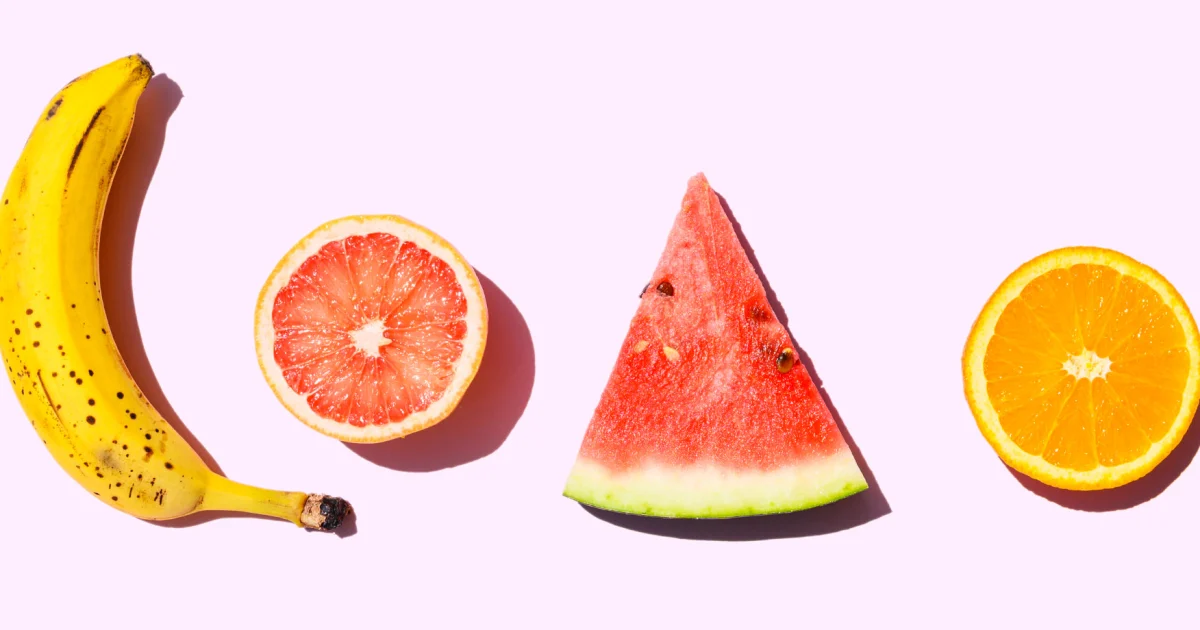
#> input picture Fruit.webp, 1200 x 630 px
$ jupyter execute 'Fruit Object Recognition.ipynb'
#> lines starting #> are read from the running program, lines starting #| are printed output that depends on the picture; after the words box and inside, x2 and y2 are one past the last pixel; in counts of white or black regions, pixels touching at a corner belong together
# Fruit Object Recognition by OpenCV

## Install OpenCV library

## Fruit Object Recognition

[cell 1]
import cv2

img = cv2.imread("Fruit.webp")
#> img is the input picture: shape (630, 1200, 3); mean B, G, R 194.8, 209.7, 246

if img is None:
    print("Image not found!")
    exit()

img = cv2.resize(img, (800, 420))
#> img: shape (420, 800, 3)
hsv = cv2.cvtColor(img, cv2.COLOR_BGR2HSV)
#> hsv: shape (420, 800, 3); mean H, S, V 110.4, 68.7, 246.6

# Fruits = high saturation (remove pink background)
mask = cv2.inRange(hsv, (0, 40, 40), (179, 255, 255))
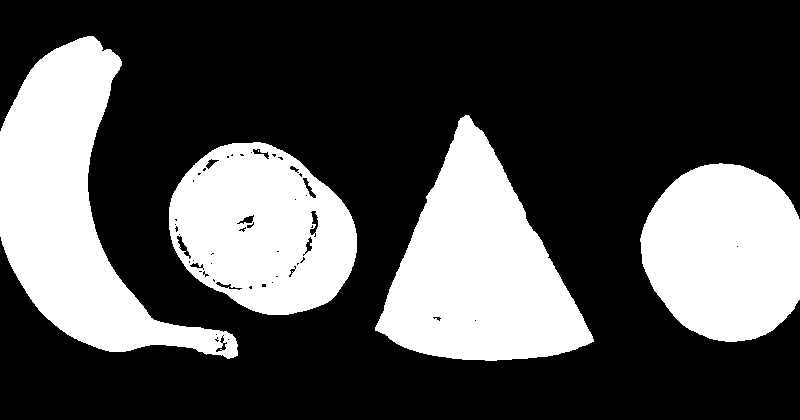
#> mask: shape (420, 800); 31.5% white; 5 white regions (1 under 20 px), largest, box (x1, y1, x2, y2) and area: (0, 36, 238, 359) 30234, (375, 115, 594, 361) 29408, (169, 142, 357, 315) 23489, (640, 163, 800, 342) 22666
kernel = cv2.getStructuringElement(cv2.MORPH_RECT, (5, 5))
mask = cv2.morphologyEx(mask, cv2.MORPH_CLOSE, kernel, iterations=3)
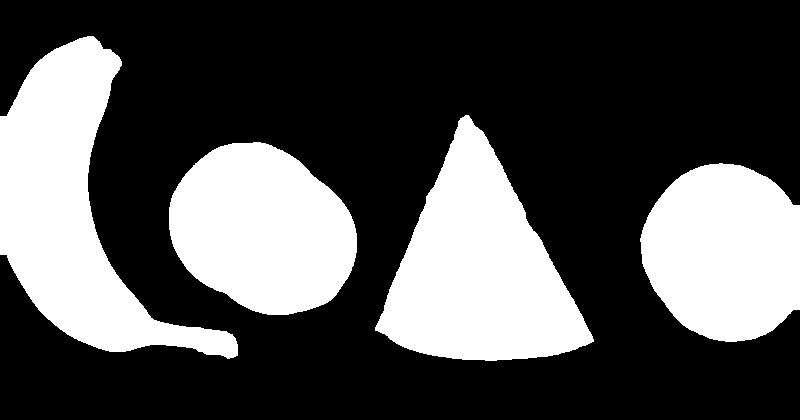
#> mask: shape (420, 800); 31.8% white; 4 white regions

contours, _ = cv2.findContours(mask, cv2.RETR_EXTERNAL, cv2.CHAIN_APPROX_SIMPLE)
#> contours = 4 contours; box (x1, y1, x2, y2) and area: (0, 36, 238, 359) 29967, (375, 115, 594, 361) 29095, (169, 142, 357, 315) 24086, (640, 163, 800, 342) 22504

print("Fruits:", len(contours))
#| Fruits: 4

for c in contours:
    if cv2.contourArea(c) < 2000:
        continue

    x, y, w, h = cv2.boundingRect(c)
    aspect = max(w, h) / min(w, h)


    fruit_mask = cv2.bitwise_xor(mask, mask)
    cv2.drawContours(fruit_mask, [c], -1, 255, -1)
    B, G, R, _ = cv2.mean(img, mask=fruit_mask)


    roi_hsv = hsv[y:y + h, x:x + w]
    roi_bgr = img[y:y + h, x:x + w]
    roi_m = fruit_mask[y:y + h, x:x + w]

    green = cv2.inRange(roi_hsv, (28, 40, 40), (95, 255, 255))
    green = cv2.bitwise_and(green, roi_m)


    _, g_ch, r_ch = cv2.split(roi_bgr)
    greener = cv2.threshold(cv2.subtract(g_ch, r_ch), 10, 255, cv2.THRESH_BINARY)[1]
    green = cv2.bitwise_and(green, greener)

    green_ratio = cv2.countNonZero(green) / max(1, cv2.countNonZero(roi_m))


    if aspect >= 1.3:
        label = "Banana"
    elif green_ratio > 0.015:
        label = "Watermelon"
    elif B > 90:
        label = "Grapefruit"
    else:
        label = "Orange"

    print(label)

    cv2.rectangle(img, (x, y), (x + w, y + h), (0, 255, 0), 2)
    cv2.putText(img, label, (x, y - 10),
                cv2.FONT_HERSHEY_SIMPLEX, 0.7, (0, 255, 0), 2)
#> this loop made 4 passes
#> (x, y, w, h, aspect, B, G, R) on passes 1 to 4: (640, 163, 160, 179, 1.12, 31.03, 171.2, 242.2), (169, 142, 188, 173, 1.09, 106.1, 135.9, 230.9), (375, 115, 219, 246, 1.12, 98.14, 125.9, 224.6), (0, 36, 238, 323, 1.36, 30.45, 166.5, 221.4)
#| Orange
#| Grapefruit
#| Watermelon
#| Banana
#> pass 1, `roi_bgr = img[y:y + h, x:x + w]`:
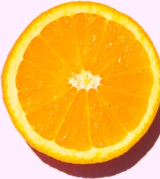
#> roi_bgr: shape (179, 160, 3); mean B, G, R 76.7, 184.9, 244.6
#> pass 1, `roi_m = fruit_mask[y:y + h, x:x + w]`:
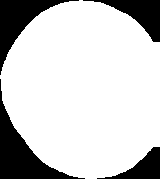
#> roi_m: shape (179, 160); 79.4% white; 4 black regions, box (x1, y1, x2, y2) and area: (0, 79, 85, 179) 2212, (0, 0, 79, 75) 1678, (83, 0, 160, 42) 1191, (97, 147, 160, 179) 806
#> after the loop:
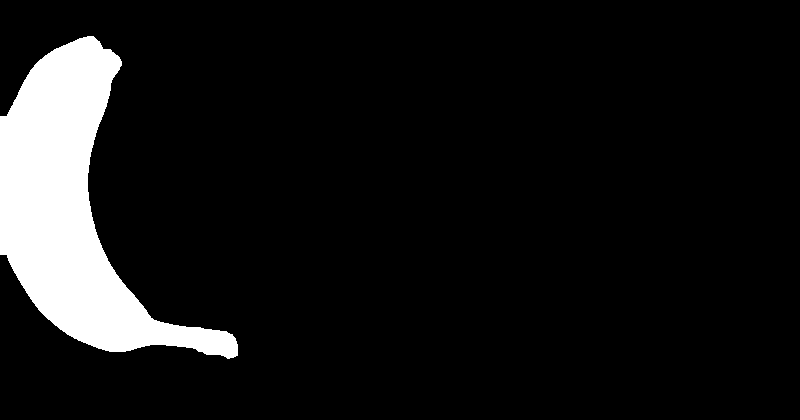
#> fruit_mask: shape (420, 800); 9.1% white; 1 white region, box (x1, y1, x2, y2) and area: (0, 36, 238, 359) 30422
#> after the loop:
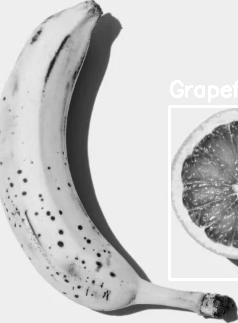
#> g_ch: shape (323, 238); min 6, max 255, mean 201
#> after the loop: green: shape (323, 238); every value is 0
#> after the loop:
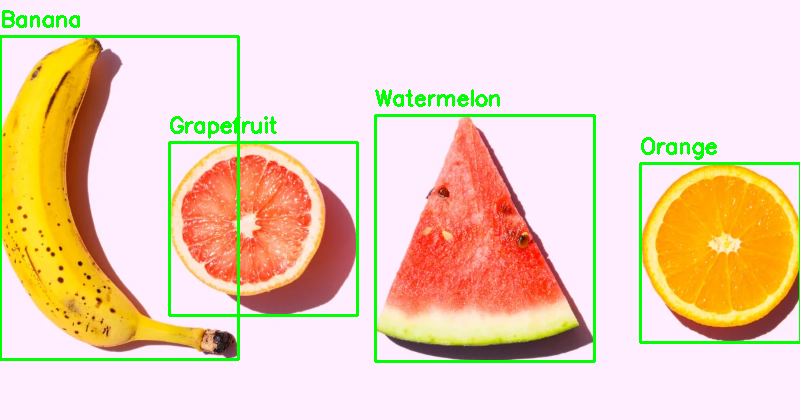
#> img: shape (420, 800, 3); mean B, G, R 185.8, 210.6, 236.5
#> after the loop:
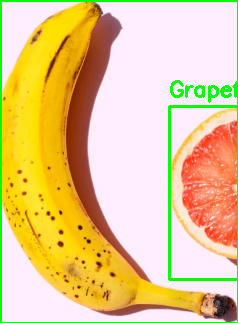
#> roi_bgr: shape (323, 238, 3); mean B, G, R 141.8, 201.7, 230.3
#> after the loop:
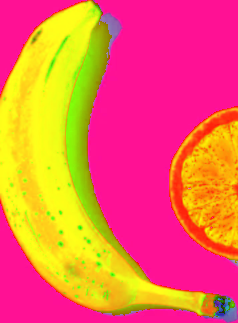
#> roi_hsv: shape (323, 238, 3); mean B, G, R 84.9, 108.6, 241.1
#> after the loop:
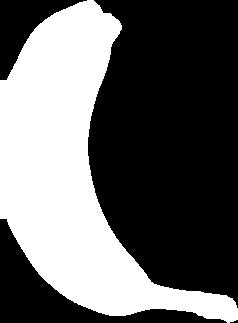
#> roi_m: shape (323, 238); 39.6% white; 1 white region, box (x1, y1, x2, y2) and area: (0, 0, 238, 323) 30422

cv2.imshow("Fruit Object Recognition", img)
cv2.waitKey(0)
cv2.destroyAllWindows()
